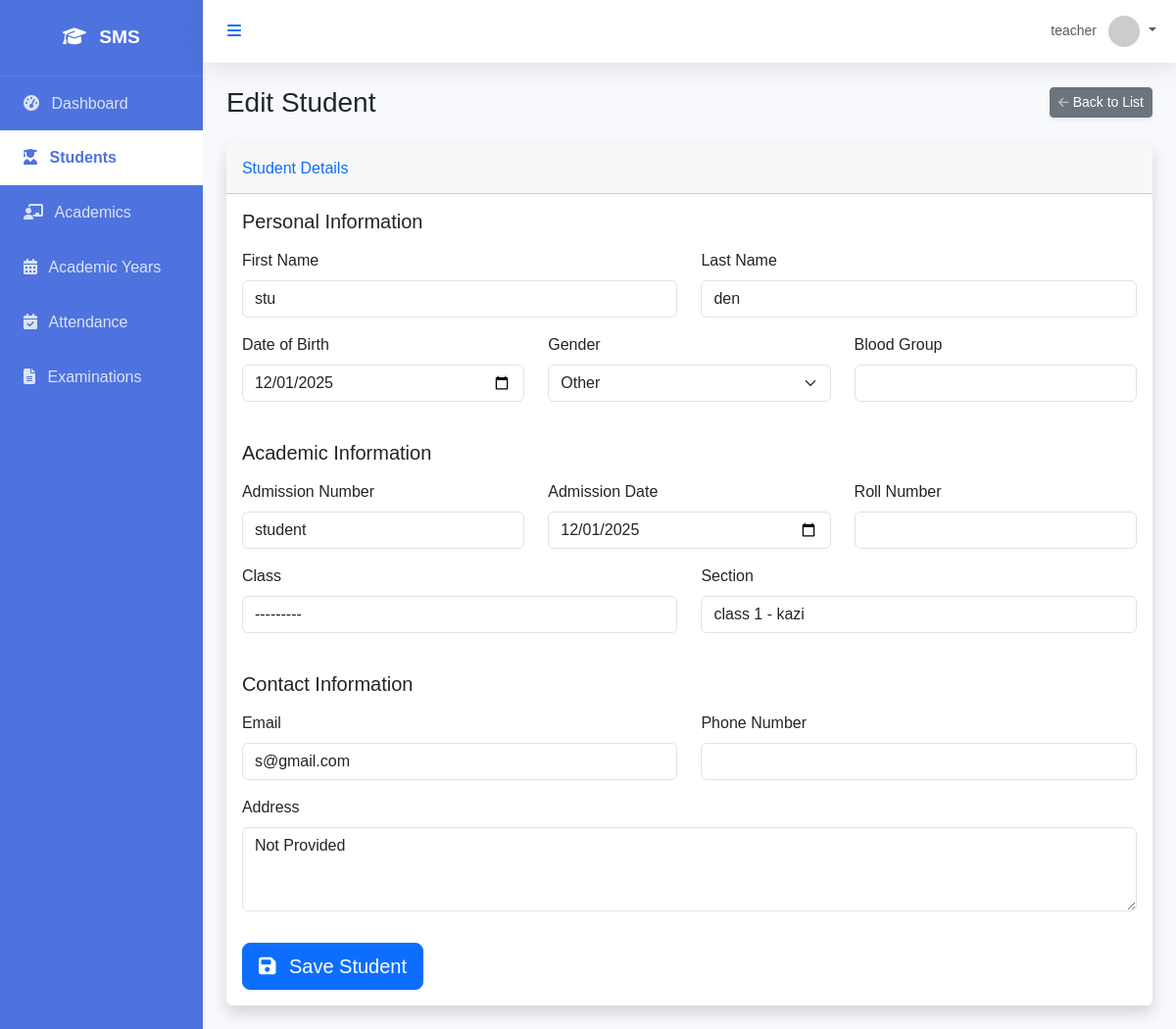
The page /students/1/edit/ (signed in) on the database as committed earlier.
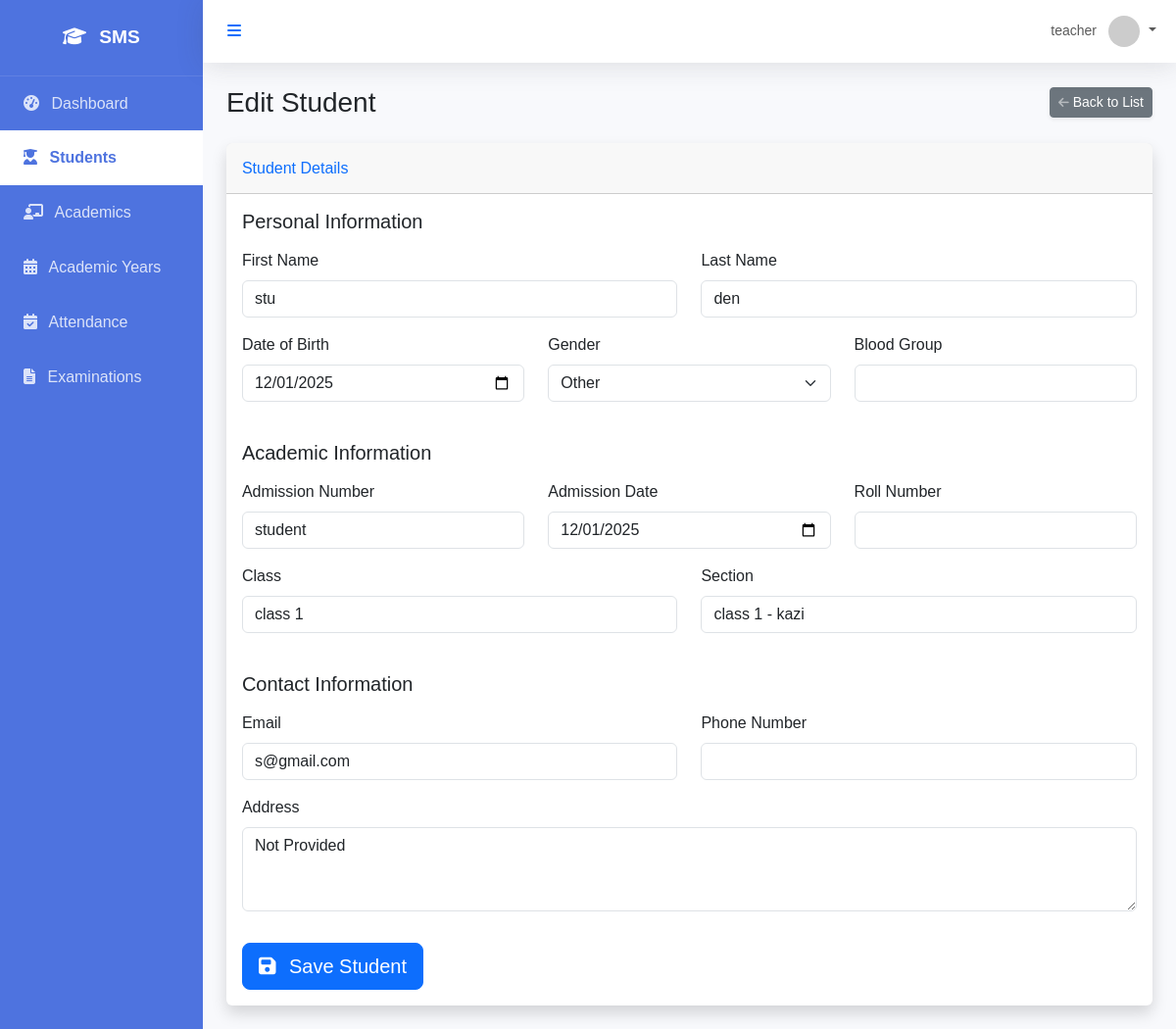
The same page on the database as committed later.
### students/models.py (models this page shows, shortened)
class Student(models.Model):
    user = models.OneToOneField(settings.AUTH_USER_MODEL, on_delete=models.CASCADE, related_name='student_profile')
    admission_number = models.CharField(max_length=50, unique=True)
    admission_date = models.DateField()
    roll_number = models.IntegerField(null=True, blank=True)
    date_of_birth = models.DateField()
    gender = models.CharField(max_length=10, choices=[('M', 'Male'), ('F', 'Female'), ('O', 'Other')])
    blood_group = models.CharField(max_length=5, blank=True)
    address = models.TextField()
    phone_number = models.CharField(max_length=15, blank=True)
    current_class = models.ForeignKey('academics.Class', on_delete=models.SET_NULL, null=True, blank=True, related_name='students')
    section = models.ForeignKey('academics.Section', on_delete=models.SET_NULL, null=True, blank=True, related_name='students')
    created_at = models.DateTimeField(auto_now_add=True)
    updated_at = models.DateTimeField(auto_now=True)

### students/views.py (the view)
# urls.py: path('<int:pk>/edit/', student_update, name='student_update'),
@login_required
def student_update(request, pk):
    student = get_object_or_404(Student, pk=pk)
    initial = {
        'first_name': student.user.first_name,
        'last_name': student.user.last_name,
        'email': student.user.email
    }
    if request.method == 'POST':
        form = StudentForm(request.POST, request.FILES, instance=student)
        if form.is_valid():
            form.save()
            messages.success(request, 'Student updated successfully.')
            return redirect('student_list')
    else:
        form = StudentForm(instance=student, initial=initial)
    return render(request, 'students/student_form.html', {'form': form})

### students/forms.py (shortened to what this page needs)
class StudentForm(forms.ModelForm):
    first_name = forms.CharField(max_length=150)
    last_name = forms.CharField(max_length=150)
    email = forms.EmailField(required=False)
    password = forms.CharField(widget=forms.PasswordInput, required=False)
    class Meta:
        model = Student
        fields = ['admission_number', 'admission_date', 'roll_number', 'date_of_birth',
                  'gender', 'blood_group', 'address', 'phone_number', 'current_class', 'section']
        widgets = {
            'admission_date': forms.DateInput(attrs={'type': 'date'}),
            'date_of_birth': forms.DateInput(attrs={'type': 'date'}),
        }

### academics/models.py (called while the page is built)
    def __str__(self):
        return self.name

    def __str__(self):
        return f"{self.class_name.name} - {self.name}"

### templates/students/student_form.html (shortened to what the changed rows need)
{% extends 'base.html' %}
{% load widget_tweaks %}
{% block content %}
<div class="d-sm-flex align-items-center justify-content-between mb-4">
    <h1 class="h3 mb-0 text-gray-800">{% if form.instance.pk %}Edit{% else %}Add{% endif %} Student</h1>
</div>
<div class="card shadow mb-4" x-data="{ show: true }" x-show="show" x-transition:enter="transition ease-out duration-300" x-transition:enter-start="opacity-0 transform translate-y-4" x-transition:enter-end="opacity-100 transform translate-y-0">
    <div class="card-body">
        <form method="post" novalidate>
            <div class="row">
                <div class="col-md-4 mb-3">
                    <label for="{{ form.date_of_birth.id_for_label }}" class="form-label">Date of Birth</label>
                    {% render_field form.date_of_birth class="form-control" type="date" %}
                </div>
                <div class="col-md-4 mb-3">
                    <label for="{{ form.gender.id_for_label }}" class="form-label">Gender</label>
                    {% render_field form.gender class="form-select" %}
                </div>
                <div class="col-md-4 mb-3">
                    <label for="{{ form.blood_group.id_for_label }}" class="form-label">Blood Group</label>
                    {% render_field form.blood_group class="form-control" %}
                </div>
            </div>
            <div class="row">
                <div class="col-md-4 mb-3">
                    <label for="{{ form.admission_number.id_for_label }}" class="form-label">Admission Number</label>
                    {% render_field form.admission_number class="form-control" %}
                </div>
                <div class="col-md-4 mb-3">
                    <label for="{{ form.admission_date.id_for_label }}" class="form-label">Admission Date</label>
                    {% render_field form.admission_date class="form-control" type="date" %}
                </div>
                <div class="col-md-4 mb-3">
                    <label for="{{ form.roll_number.id_for_label }}" class="form-label">Roll Number</label>
                    {% render_field form.roll_number class="form-control" %}
                </div>
            </div>
            <div class="row">
                <div class="col-md-6 mb-3">
                    <label for="{{ form.current_class.id_for_label }}" class="form-label">Class</label>
                    {% render_field form.current_class class="form-control" %}
                </div>
                <div class="col-md-6 mb-3">
                    <label for="{{ form.section.id_for_label }}" class="form-label">Section</label>
                    {% render_field form.section class="form-control" %}
                </div>
            </div>
            <div class="row">
                <div class="col-md-6 mb-3">
                    <label for="{{ form.phone_number.id_for_label }}" class="form-label">Phone Number</label>
                    {% render_field form.phone_number class="form-control" %}
                </div>
            </div>
            <div class="mb-3">
                <label for="{{ form.address.id_for_label }}" class="form-label">Address</label>
                {% render_field form.address class="form-control" rows="3" %}
            </div>
        </form>
    </div>
</div>
{% endblock %}

Rows that differ between the two databases and show on the page:
changed Student "Other": current_class "---------" → "class 1"
